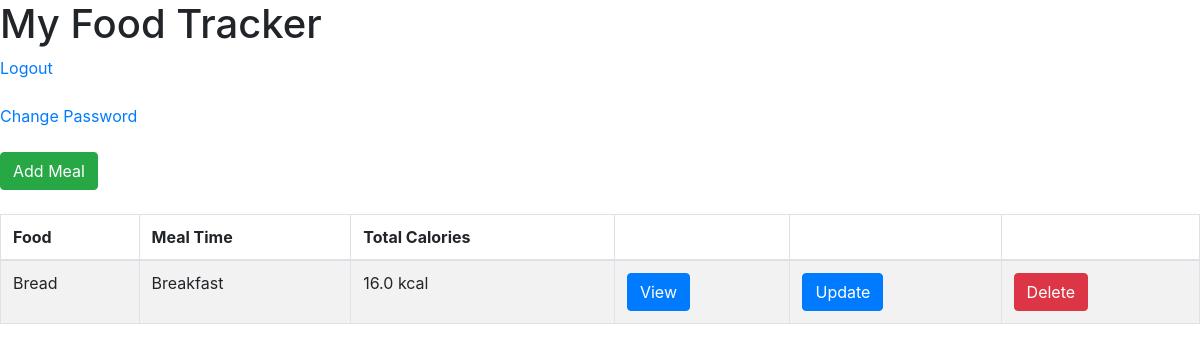
/index, run on the app's committed database.
### food/models.py (models this page shows, shortened)
class Meal(models.Model):
	BREAKFAST = 1
	MORNING_SNACK = 2
	LUNCH = 3
	AFTERNOON_SNACK = 4
	DINNER = 5
	EVENING_SNACK = 6
	MEAL_TIME_TYPES = (
		(BREAKFAST, "Breakfast"),
		(MORNING_SNACK, "Morning Snack"),
		(LUNCH, "Lunch"),
		(AFTERNOON_SNACK, "Afternoon Snack"),
		(DINNER, "Dinner"),
		(EVENING_SNACK, "Evening Snack")
	)
	food = models.ForeignKey(Food, verbose_name="Food" , on_delete = models.CASCADE)
	serving_size = models.IntegerField(verbose_name="Serving Size")
	meal_time = models.IntegerField(verbose_name="Meal Time", choices=MEAL_TIME_TYPES)
	def get_total_calories(self):
		return self.serving_size * self.food.calories

class Food(models.Model):
	name = models.CharField(verbose_name="Food Name", max_length=200)
	calories = models.FloatField(verbose_name="Calories (kcal)")
	total_fat = models.FloatField(verbose_name="Total Fat (g)")
	saturated_fat = models.FloatField(verbose_name="Saturated Fat (g)")
	cholesterol = models.FloatField(verbose_name="Cholesterol (mg)")
	sodium = models.FloatField(verbose_name="Sodium (mg)")
	total_carbohydrate = models.FloatField(verbose_name="Total Carbohydrate (g)")
	dietary_fibre = models.FloatField(verbose_name="Dietary Fibre (g)")
	sugar = models.FloatField(verbose_name="Sugar (g)")
	protein = models.FloatField(verbose_name="Protein (g)")

### food/views.py (the view)
# urls.py: url(r'^index$', index, name='index'),
def index(request):
	template = 'list.html'
	meals = Meal.objects.all()
	context = {
		'meals': meals,
	}
	return render(request, template, context)

### templates/list.html (shortened to what this page needs)
<html>
	<head>
		<link rel="stylesheet" href="https://stackpath.bootstrapcdn.com/bootstrap/4.1.1/css/bootstrap.min.css">
	</head>
	<body>
		<h1>My Food Tracker</h1>
		<a href = "{% url 'auth_logout' %}">Logout</a> <br /><br />
		<a href = "{% url 'auth_password_change' %}">Change Password</a> <br /><br />
		<a href="{% url 'food:add-meal' %}" class="btn btn-success">Add Meal</a> <br /><br />
		<table class="table table-striped table-bordered">
			<thead>
				<tr>
					<th>Food</th>
					<th>Meal Time</th>
					<th>Total Calories</th>
					<th></th>
					<th></th>
					<th></th>
				</tr>
			</thead>
			<tbody>
				{% for meal in meals %}
				<tr>
					<td>{{ meal.food.name }}</td>
					<td>{{ meal.get_meal_time_display }}</td>
					<td>{{ meal.get_total_calories }} kcal</td>
					<td>
						<a href="{% url 'food:view-meal' meal.id %}" class="btn btn-primary">View</a>
					</td>
					<td>
						<a href="{% url 'food:update-meal' meal.id %}" class="btn btn-primary">Update</a>
					</td>
					<td>
						<a href="{% url 'food:delete-meal' meal.id %}" class="btn btn-danger">Delete</a>
					</td>
				</tr>
				{% empty %}
				<tr>
					<td colspan=6>No meals yet</td>
				</tr>
				{% endfor %}
			</tbody>
		</table>
	</body>
</html>

### data on the page
Meal: food.name "Bread", meal_time "Breakfast", get_total_calories "16.0"
